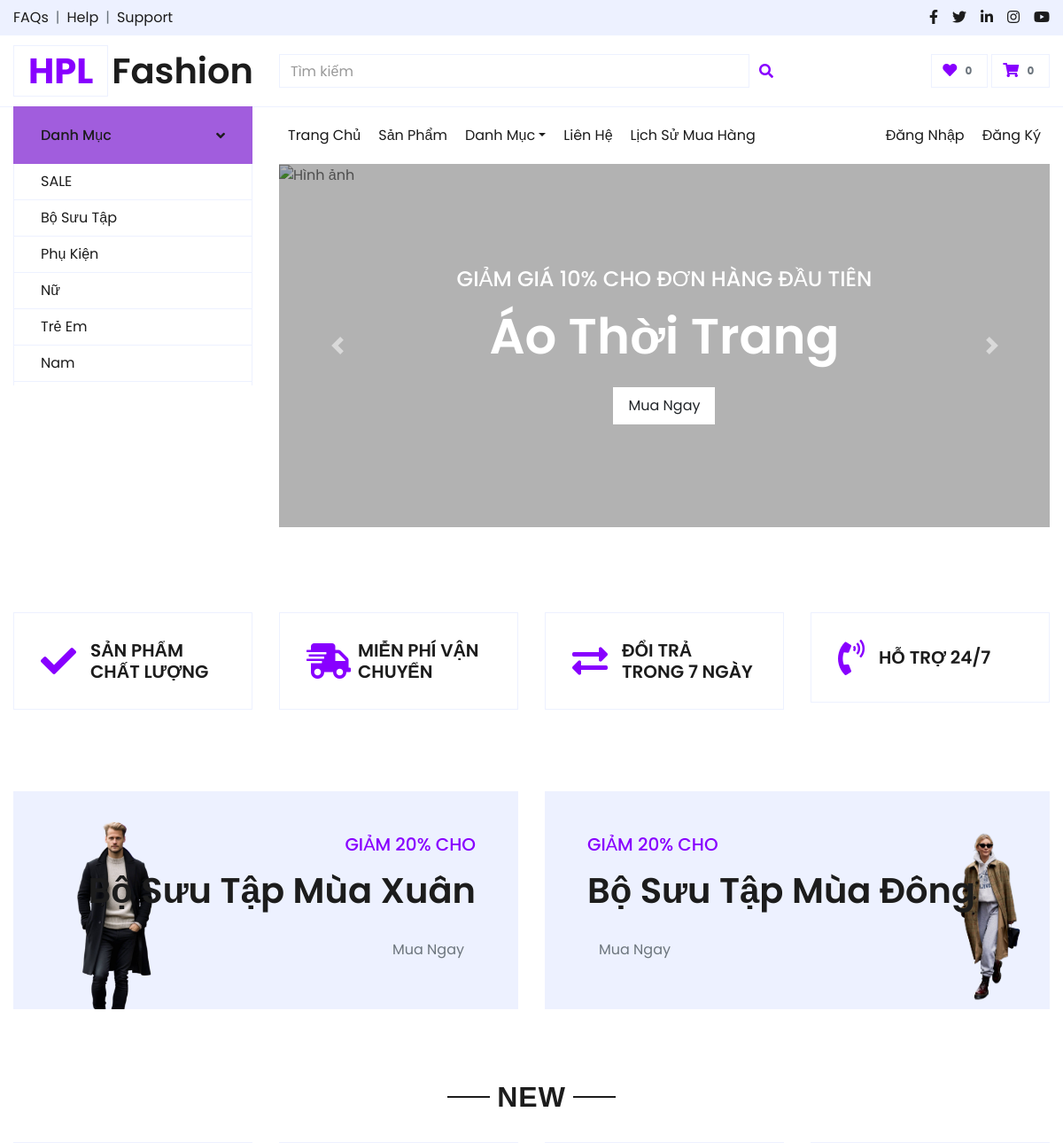
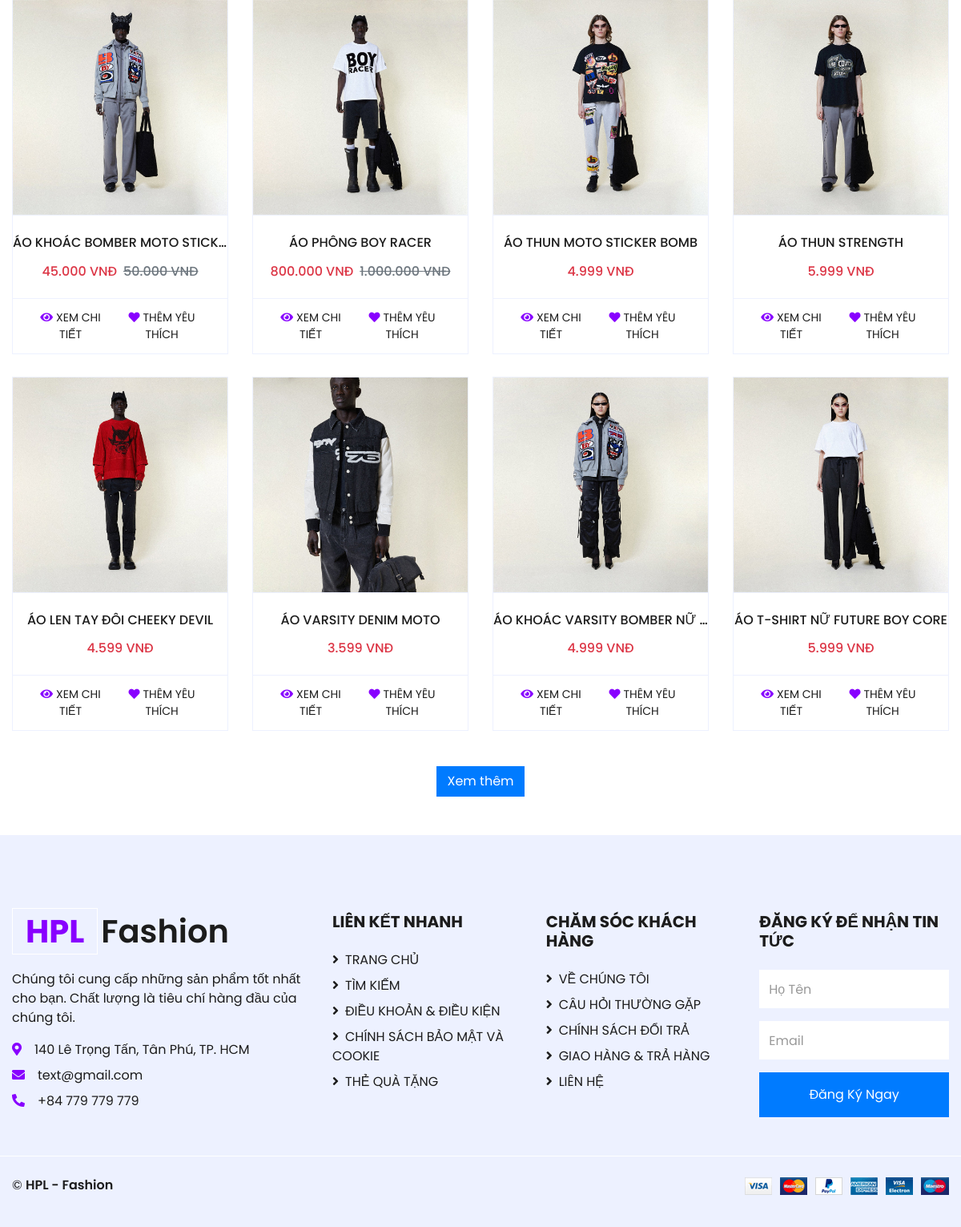
The page / on the database its author committed (2 pictures, top to bottom).
### tables this page shows
CREATE TABLE `categories` (
  `category_id` int NOT NULL,
  `category_name` varchar(255) NOT NULL,
  `category_image` varchar(250) NOT NULL
);

CREATE TABLE `products` (
  `product_id` int NOT NULL,
  `product_name` varchar(255) NOT NULL,
  `price` int NOT NULL,
  `category_id` int DEFAULT NULL,
  `image` varchar(255) DEFAULT NULL,
  `image2` varchar(255) DEFAULT NULL,
  `image3` varchar(255) DEFAULT NULL,
  `description` varchar(255) DEFAULT NULL,
  `type` varchar(50) DEFAULT NULL,
  `size` text,
  `discount` int DEFAULT '0'
);

### index.php (the view, shortened to what this page needs)
<!DOCTYPE html>
<html lang="en">
<head>
    <link href="https://cdnjs.cloudflare.com/ajax/libs/font-awesome/5.10.0/css/all.min.css" rel="stylesheet">
    <link href="lib/owlcarousel/assets/owl.carousel.min.css" rel="stylesheet">
    <link href="css/style.css" rel="stylesheet">
</head>
<body>
    <?php include 'includes/header.php'; ?>
    <div class="container-fluid pt-5">
        <div class="row px-xl-5 pb-3">
            <div class="col-lg-3 col-md-6 col-sm-12 pb-1">
                <div class="d-flex align-items-center border mb-4" style="padding: 30px;">
                    <h1 class="fa fa-check text-primary m-0 mr-3"></h1>
                    <h5 class="font-weight-semi-bold m-0">SẢN PHẨM CHẤT LƯỢNG</h5>
                </div>
            </div>
            <div class="col-lg-3 col-md-6 col-sm-12 pb-1">
                <div class="d-flex align-items-center border mb-4" style="padding: 30px;">
                    <h1 class="fa fa-shipping-fast text-primary m-0 mr-2"></h1>
                    <h5 class="font-weight-semi-bold m-0">MIỄN PHÍ VẬN CHUYỂN</h5>
                </div>
            </div>
            <div class="col-lg-3 col-md-6 col-sm-12 pb-1">
                <div class="d-flex align-items-center border mb-4" style="padding: 30px;">
                    <h1 class="fas fa-exchange-alt text-primary m-0 mr-3"></h1>
                    <h5 class="font-weight-semi-bold m-0">ĐỔI TRẢ TRONG 7 NGÀY</h5>
                </div>
            </div>
            <div class="col-lg-3 col-md-6 col-sm-12 pb-1">
                <div class="d-flex align-items-center border mb-4" style="padding: 30px;">
                    <h1 class="fa fa-phone-volume text-primary m-0 mr-3"></h1>
                    <h5 class="font-weight-semi-bold m-0">HỖ TRỢ 24/7</h5>
                </div>
            </div>
        </div>
    </div>
    <div class="container-fluid offer pt-5">
        <div class="row px-xl-5">
            <div class="col-md-6 pb-4">
                <div class="position-relative bg-secondary text-center text-md-right text-white mb-2 py-5 px-5">
                    <img src="img/offer-1.png" alt="">
                    <div class="position-relative" style="z-index: 1;">
                        <h5 class="text-uppercase text-primary mb-3">Giảm 20% cho</h5>
                        <h1 class="mb-4 font-weight-semi-bold">Bộ Sưu Tập Mùa Xuân</h1>
                        <a href="" class="btn btn-outline-primary py-md-2 px-md-3">Mua Ngay</a>
                    </div>
                </div>
            </div>
            <div class="col-md-6 pb-4">
                <div class="position-relative bg-secondary text-center text-md-left text-white mb-2 py-5 px-5">
                    <img src="img/offer-2.png" alt="">
                    <div class="position-relative" style="z-index: 1;">
                        <h5 class="text-uppercase text-primary mb-3">Giảm 20% cho</h5>
                        <h1 class="mb-4 font-weight-semi-bold">Bộ Sưu Tập Mùa Đông</h1>
                        <a href="" class="btn btn-outline-primary py-md-2 px-md-3">Mua Ngay</a>
                    </div>
                </div>
            </div>
        </div>
    </div>
    <div class="container-fluid pt-5">
        <div class="text-center mb-4">
            <h2 class="section-title px-5"><span class="px-2">NEW</span></h2>
        </div>
        <div class="row px-xl-5 pb-3">
            <?php
            $conn = Database::getConnection();
            $sql = "SELECT * FROM products LIMIT 8";
            $result = $conn->query($sql);
            if ($result->num_rows > 0) {
                while ($row = $result->fetch_assoc()) {
                    $imagePath = (substr($row['image'], 0, 4) == 'http') ? $row['image'] : 'assets/img_product/' . $row['image'];
                    $discount = $row['discount'] ?? 0;
                    $discounted_price = $row['price'] * (1 - $discount / 100);
                    ?>
                    <div class="col-lg-3 col-md-6 col-sm-12 pb-1">
                        <div class="card product-item border-0 mb-4">
                            <div class="card-header product-img position-relative overflow-hidden bg-transparent border p-0">
                                <img class="img-fluid w-100" src="<?= $imagePath ?>" alt="<?= $row['product_name']; ?>">
                            </div>
                            <div class="card-body border-left border-right text-center p-0 pt-4 pb-3">
                                <h6 class="text-truncate mb-3"><?= $row['product_name']; ?></h6>
                                <div class="d-flex justify-content-center">
                                    <h6 class="text-danger"><?= number_format($discounted_price, 0, ',', '.') ?> VNĐ</h6>
                                    <?php if ($discount > 0): ?>
                                        <h6 class="text-muted ml-2"><del><?= number_format($row['price'], 0, ',', '.') ?> VNĐ</del></h6>
                                    <?php endif; ?>
                                </div>
                            </div>
                            <div class="card-footer d-flex justify-content-between bg-light border">
                                <a href="views/detail.php?id=<?= $row['product_id']; ?>" class="btn btn-sm text-dark p-0">
                                    <i class="fas fa-eye text-primary mr-1"></i>XEM CHI TIẾT
                                </a>
                                <form method="POST" action="" class="d-flex align-items-center">
                                    <button type="submit" name="add_to_favorites" class="btn btn-sm text-dark p-0 bg-white">
                                        <i class="fas fa-heart text-primary mr-1"></i>THÊM YÊU THÍCH
                                    </button>
                                </form>
                            </div>
                        </div>
                    </div>
                    <?php
                }
            } else {
                echo '<p class="text-center">Không có sản phẩm nào.</p>';
            }
            ?>
        </div>
        <div class="text-center mb-4">
            <a href="views/shop.php" class="btn btn-primary">Xem thêm</a>
        </div>
    </div>
    <?php include 'includes/footer.php'; ?>
</body>
</html>

### includes/header.php (shortened to what this page needs)
<?php
$conn = Database::getConnection();
$q1 = $conn->query("SELECT * FROM categories");
$isIndexPage = basename($_SERVER['PHP_SELF']) === 'index.php';
if (isset($_SESSION['user'])) {
    $user_id = $_SESSION['user']['user_id'];
    $cart_query = "
        SELECT SUM(cart_item.quantity) AS total_quantity
        FROM cart
        JOIN cart_item ON cart.cart_id = cart_item.cart_id
        WHERE cart.user_id = $user_id
    ";
    $cart_result = $conn->query($cart_query);
    $row = $cart_result->fetch_assoc();
    $cart_count = $row['total_quantity'] ? $row['total_quantity'] : 0;
    $favorites_query = "
        SELECT COUNT(*) AS favorite_count
        FROM favorites
        WHERE user_id = $user_id
    ";
    $favorites_result = $conn->query($favorites_query);
    $favorite_row = $favorites_result->fetch_assoc();
    $favorite_count = $favorite_row['favorite_count'] ? $favorite_row['favorite_count'] : 0;
} else {
    $cart_count = 0;
    $favorite_count = 0;
}
?>
<div class="container-fluid">
    <div class="row bg-secondary py-2 px-xl-5">
        <div class="col-lg-6 d-none d-lg-block">
            <div class="d-inline-flex align-items-center">
                <a class="text-dark" href="">FAQs</a>
                <span class="text-muted px-2">|</span>
                <a class="text-dark" href="">Help</a>
                <span class="text-muted px-2">|</span>
                <a class="text-dark" href="">Support</a>
            </div>
        </div>
        <div class="col-lg-6 text-center text-lg-right">
            <div class="d-inline-flex align-items-center">
                <a class="text-dark px-2" href="">
                    <i class="fab fa-facebook-f"></i>
                </a>
                <a class="text-dark px-2" href="">
                    <i class="fab fa-twitter"></i>
                </a>
                <a class="text-dark px-2" href="">
                    <i class="fab fa-linkedin-in"></i>
                </a>
                <a class="text-dark px-2" href="">
                    <i class="fab fa-instagram"></i>
                </a>
                <a class="text-dark pl-2" href="">
                    <i class="fab fa-youtube"></i>
                </a>
            </div>
        </div>
    </div>
</div>
<div class="container-fluid">
    <div class="row align-items-center py-3 px-xl-5">
        <div class="col-lg-3 d-none d-lg-block">
            <a href="/ShopThoiTrang/index.php" class="text-decoration-none">
                <h1 class="m-0 display-5 font-weight-semi-bold">
                    <span class="text-success font-weight-bold border px-3 mr-1">HPL</span>Fashion
                </h1>
            </a>
        </div>
        <div class="col-lg-6 col-6 text-left">
        <form action="/ShopThoiTrang/views/search.php" method="GET">
            <div class="input-group">
                <input type="text" name="query" class="form-control" placeholder="Tìm kiếm" required>
                <div class="input-group-append">
                    <button type="submit" class="input-group-text bg-transparent text-primary" style="border: none; background: none; cursor: pointer;">
                        <i class="fa fa-search"></i>
                    </button>
                </div>
            </div>
        </form>
    </div>
        <div class="col-lg-3 col-6 text-right">
            <a href="/ShopThoiTrang/views/favorites.php" class="btn border">
                <i class="fas fa-heart text-primary"></i>
                <span class="badge"><?php echo $favorite_count; ?></span>
            </a>
            <a href="/ShopThoiTrang/views/cart.php" class="btn border">
                <i class="fas fa-shopping-cart text-primary"></i>
                <span class="badge"><?php echo $cart_count; ?></span>
            </a>
        </div>
    </div>
</div>
<div class="container-fluid mb-5">
    <div class="row border-top px-xl-5">
        <div class="col-lg-3 d-none d-lg-block">
            <a class="btn shadow-none d-flex align-items-center justify-content-between bg-primary text-white w-100"
               data-toggle="collapse"
               href="#navbar-vertical"
               style="height: 65px; margin-top: -1px; padding: 0 30px;">
                <h6 class="m-0">Danh Mục</h6>
                <i class="fa fa-angle-down text-dark"></i>
            </a>
            <nav class="collapse <?php echo $isIndexPage ? 'show' : ''; ?> navbar navbar-vertical navbar-light align-items-start p-0 border border-top-0 border-bottom-0" id="navbar-vertical">
                <div class="navbar-nav w-100 overflow-hidden" style="height: 250px">
                <?php
                while ($r1 = $q1->fetch_array()) {
                    echo '<li class="nav-item">';
                    echo '<a href="';
                    if ($r1['category_id'] == 1) {
                        echo '/ShopThoiTrang/views/sale.php" class="nav-item nav-link">SALE</a>';
                    } elseif ($r1['category_id'] == 2) {
                        echo '/ShopThoiTrang/views/collection.php" class="nav-item nav-link">Bộ Sưu Tập</a>';
                    } elseif ($r1['category_id'] == 3) {
                        echo '/ShopThoiTrang/views/accessories.php" class="nav-item nav-link">Phụ Kiện</a>';
                    } elseif ($r1['category_id'] == 4) {
                        echo '/ShopThoiTrang/views/women.php" class="nav-item nav-link">Nữ</a>';
                    } elseif ($r1['category_id'] == 5) {
                        echo '/ShopThoiTrang/views/kids.php" class="nav-item nav-link">Trẻ Em</a>';
                    } elseif ($r1['category_id'] == 6) {
                        echo '/ShopThoiTrang/views/men.php" class="nav-item nav-link">Nam</a>';
                    } else {
                        echo '#'. $r1['category_id'] . '" class="nav-item nav-link">' . $r1['category_name'] . '</a>';
                    }
                    echo '</li>';
                }
                ?>
                </div>
            </nav>
        </div>
        <div class="col-lg-9">
            <nav class="navbar navbar-expand-lg bg-light navbar-light py-3 py-lg-0 px-0">
                <div class="collapse navbar-collapse justify-content-between" id="navbarCollapse">
                    <div class="navbar-nav mr-auto py-0">
                        <a href="/ShopThoiTrang/index.php" class="nav-item nav-link active">Trang Chủ</a>
                        <a href="/ShopThoiTrang/views/shop.php" class="nav-item nav-link">Sản Phẩm</a>
                        <div class="nav-item dropdown">
                            <a href="#" class="nav-link dropdown-toggle" data-toggle="dropdown">Danh Mục</a>
                        </div>
                        <a href="/ShopThoiTrang/views/contact.php" class="nav-item nav-link">Liên Hệ</a>
                        <a href="/ShopThoiTrang/views/order_history.php" class="nav-item nav-link">Lịch Sử Mua Hàng</a>
                    </div>
                    <div class="navbar-nav">
                        <?php if (isset($_SESSION['user'])): ?>
                            <div class="nav-item dropdown">
                                <a href="#" class="nav-link dropdown-toggle" data-toggle="dropdown"><i class="fas fa-user"></i> <?php echo $_SESSION['user']['name']; ?>!</a>
                                <div class="dropdown-menu rounded-0 m-0">
                                    <a href="/ShopThoiTrang/views/account.php" class="dropdown-item">Tài Khoản</a>
                                    <a href="/ShopThoiTrang/views/logout.php" class="dropdown-item">Đăng Xuất</a>
                                </div>
                            </div>
                        <?php else: ?>
                            <a href="/ShopThoiTrang/views/login.php" class="nav-item nav-link">Đăng Nhập</a>
                            <a href="/ShopThoiTrang/views/register.php" class="nav-item nav-link">Đăng Ký</a>
                        <?php endif; ?>
                    </div>
                </div>
            </nav>
            <?php if ($isIndexPage): ?>
                <div id="header-carousel" class="carousel slide" data-ride="carousel">
                    <div class="carousel-inner">
                        <div class="carousel-item active" style="height: 410px;">
                            <img class="img-fluid" src="/ShopThoiTrang/img/carousel-1.jpg" alt="Hình ảnh">
                            <div class="carousel-caption d-flex flex-column align-items-center justify-content-center">
                                <div class="p-3" style="max-width: 700px;">
                                    <h4 class="text-light text-uppercase font-weight-medium mb-3">Giảm Giá 10% Cho Đơn Hàng Đầu Tiên</h4>
                                    <h3 class="display-4 text-white font-weight-semi-bold mb-4">Áo Thời Trang</h3>
                                    <a href="#" class="btn btn-light py-2 px-3">Mua Ngay</a>
                                </div>
                            </div>
                        </div>
                    </div>
                    <a class="carousel-control-prev" href="#header-carousel" data-slide="prev">
                        <div class="btn btn-dark" style="width: 45px; height: 45px;">
                            <span class="carousel-control-prev-icon mb-n2"></span>
                        </div>
                    </a>
                    <a class="carousel-control-next" href="#header-carousel" data-slide="next">
                        <div class="btn btn-dark" style="width: 45px; height: 45px;">
                            <span class="carousel-control-next-icon mb-n2"></span>
                        </div>
                    </a>
                </div>
            <?php endif; ?>
        </div>
    </div>
</div>

### rows shown on the page
categories: shows "SALE"
categories: shows "Bộ Sưu Tập"
categories: shows "Phụ Kiện"
categories: shows "Nữ"
categories: shows "Trẻ Em"
categories: shows "Nam"
products: image (picture), product_name "ÁO KHOÁC BOMBER MOTO STICK…", discounted_price "45.000", price "50.000"
products: image (picture), product_name "ÁO PHÔNG BOY RACER", discounted_price "800.000", price "1.000.000"
products: image (picture), product_name "ÁO THUN MOTO STICKER BOMB", discounted_price "4.999"
products: image (picture), product_name "ÁO THUN STRENGTH", discounted_price "5.999"
products: image (picture), product_name "ÁO LEN TAY ĐÔI CHEEKY DEVIL", discounted_price "4.599"
products: image (picture), product_name "ÁO VARSITY DENIM MOTO", discounted_price "3.599"
products: image (picture), product_name "ÁO KHOÁC VARSITY BOMBER NỮ…", discounted_price "4.999"
products: image (picture), product_name "ÁO T-SHIRT NỮ FUTURE BOY CORE", discounted_price "5.999"

### other values the page prints
$favorite_count "0"
$cart_count "0"
